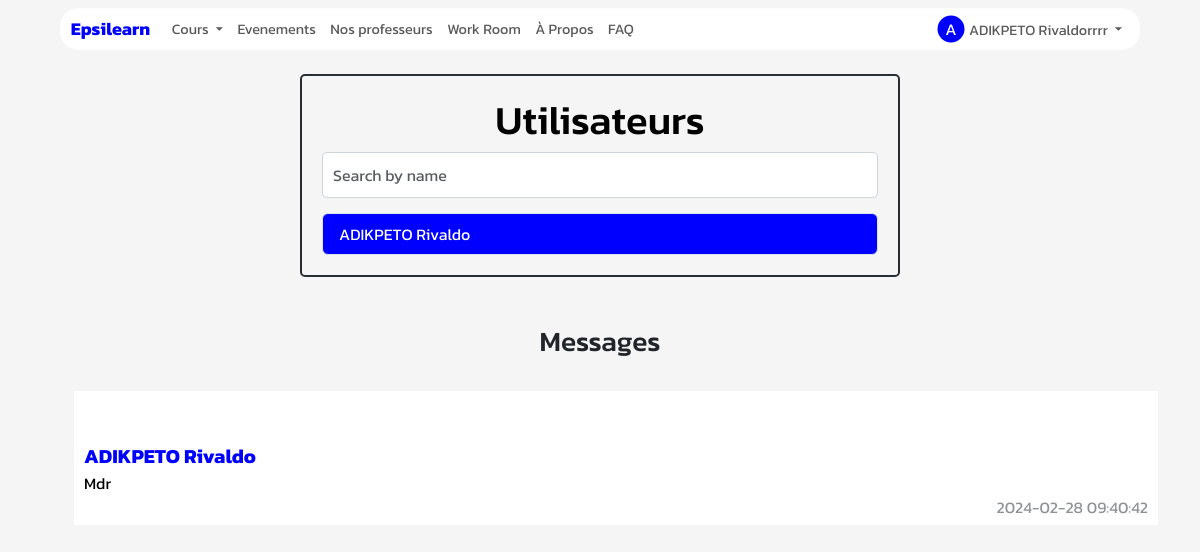
Screenshot of /users (signed in) with the database file from the repository.
### App/Models/models.py (models this page shows, shortened)
class User(db.Model):
    id = db.Column(db.Integer, primary_key=True)
    nom = db.Column(db.String(50))
    prenom = db.Column(db.String(50))
    nationalite = db.Column(db.String(50))
    mail = db.Column(db.String(50))
    code = db.Column(db.String(50))
    pseudo=db.Column(db.String(200))
    date_naiss=db.Column(db.DateTime)
    ter = db.Column(db.String(50),default="non")
    age=db.Column(db.Integer)
    confirmer = db.Column(db.String(50),default="non")
    mdp=db.Column(db.String(50))
    photo=db.Column(db.String(50),default="static/Profil/unknown.jpg")
    password_reset_token = db.Column(db.String(100))
    password_reset_expiration = db.Column(db.DateTime)
    role=db.Column(db.String(200))
    etudiant= db.relationship('Etudiant', backref='acces_etudiant', foreign_keys='Etudiant.id_user_e')
    prof= db.relationship('Prof', backref='acces_prof', foreign_keys='Prof.id_user_p')
    autre= db.relationship('Autre', backref='acces_autre', foreign_keys='Autre.id_user_a')

class Message(db.Model):
    id = db.Column(db.Integer, primary_key=True)
    contenu = db.Column(db.Text)
    date_envoi = db.Column(db.DateTime, default=datetime.utcnow)
    expediteur_id = db.Column(db.Integer, db.ForeignKey('user.id'))
    expediteur = db.relationship('User', backref='messages_envoyes', foreign_keys=[expediteur_id])
    destinataire_id = db.Column(db.Integer, db.ForeignKey('user.id'))
    destinataire = db.relationship('User', backref='messages_recus', foreign_keys=[destinataire_id])

### App/Main/routes_contact.py (the view)
@MainBp.route('/users')
@student_prof_login_required
def users():
    try:
        user_id = session.get('userid')
        if session.get('role')=="etudiant":
            users= User.query.join(Prof).filter(User.id != user_id).all()
        elif session.get('role')=="professeur":
            users= User.query.join(Etudiant).filter(User.id != user_id).all()
        else:
            raise PermissionError("Vous n'avez pas les permissions nécessaires pour accéder à cette page.")
        interactions = (
            db.session.query(User)
            .join(Message, (Message.expediteur_id == User.id) | (Message.destinataire_id == User.id))
            .filter((Message.expediteur_id == user_id) | (Message.destinataire_id == user_id))
            .distinct()
        )
        dernier_messages = {}
        for autre_utilisateur in interactions:
            dernier_message = (
                Message.query.filter(
                    ((Message.expediteur_id == user_id) & (Message.destinataire_id == autre_utilisateur.id)) |
                    ((Message.expediteur_id == autre_utilisateur.id) & (Message.destinataire_id == user_id))
                )
                .order_by(Message.date_envoi.desc())
                .first()
            )
            dernier_messages[autre_utilisateur] = dernier_message
    except PermissionError as e:
        return redirect(url_for('acces_interdit'))
    except:
        users=[]
        interactions=[]
        dernier_messages={}
    return render_template('users.html', users=users,user=user,dernier_messages=dernier_messages)

### App/Controllers/fonction.py (called while the page is built, shortened)
def get_current_user():
    _current_user=None
    if session.get("userid"):
        user=User.query.get(session.get("userid"))
        if user:
            _current_user=user
    return _current_user

def nombre_np():
    if session.get('role') in ["etudiant","professeur"]:
        np,_=notif(session.get("role"))
        nombre= np_nombre(us=np)
    else:
        nombre= np_nombre(us=0)
    return nombre

def nombre_nd():
    if session.get('role') in ["etudiant","professeur"]:
        _,nd=notif(session.get("role"))
        nombre= nd_nombre(us=nd)
    else:
        nd=0
        nombre= nd_nombre(us=nd)
    return nombre

### App/Decorators/__init__.py (called while the page is built)
def student_prof_login_required(f):
    @wraps(f)
    def _student_prof_login_required(*args,**kwargs):
        if "role" in session and session.get('role') in ["professeur", "etudiant"]:
            return f(*args,**kwargs)
        else:
            return redirect(url_for('Main.connexion'))
    return _student_prof_login_required

### App/Main/routes_home.py (called while the page is built)
@MainBp.app_context_processor
def inject_param():
    return dict(current_user=current_user,np=np,nd=nd,n_stud=n_stud,user_type=session.get("role"))

### app.py (called while the page is built)
@app.after_request
def set_secure_headers(response):
    response.headers['X-Content-Type-Options'] = 'nosniff'
    response.headers['X-Frame-Options'] = 'SAMEORIGIN'
    response.headers['X-XSS-Protection'] = '1; mode=block'
    return response

@app.before_request
def update_session_time():
    if user.id not in processed_requests and user.id is not None:
        last_activity_key = f'last_activity:{user.id}'
        redis_store.set(last_activity_key, datetime.now().strftime('%Y-%m-%d %H:%M:%S'), ex=3)
        session['online_users'] = len(redis_store.keys('last_activity:*'))
        processed_requests[user.id] = True

### App/Main/templates/users.html (shortened to what this page needs)
{% extends "base.html" %}
{% block content %}
    <div style="height: 10px;"></div>
    <div class="container style mt-4">
        <h1 style="color: rgb(0, 0, 0);">Utilisateurs</h1>
        <div class="form-group">
            <input type="text" class="form-control" id="search" placeholder="Search by name">
        </div>
        <ul id="user-list-panel" class="list-group">
            {% for us in users %}
                <li class="list-group-item" style="background-color: blue;color: white;">
                    <a href="{{ url_for('Main.conversation', user_id=us.id) }}" style="text-decoration: none;color: white;">{{ us.nom }} {{ us.prenom }}</a>
                </li>
            {% endfor %}
        </ul>
    </div>
    <br>
    <br>
    <div class="container">
        <h3 style="text-align: center;">Messages</h3>
        <br>
        <ul>
            {% for autre_utilisateur, dernier_message in dernier_messages.items() %}
            <li class="msglist" style="padding: 10px;padding-bottom: 30px;" onclick="window.location.href='{{ url_for('Main.conversation', user_id=autre_utilisateur.id) }}';">
                {% if dernier_message %}
                <span style="font-weight: bold;color: blue;font-size: 20px;">{{ autre_utilisateur.nom }} {{ autre_utilisateur.prenom }}</span>
                <br>
                <span style="color: rgb(0, 0, 0);">{{ dernier_message.contenu }}</span>
                <br>
                 <span style="float: right;opacity: 0.5;margin-bottom: 10px;">{{ dernier_message.date_envoi.strftime('%Y-%m-%d %H:%M:%S') }}</span>
                {% endif %}
            </li>
            {% endfor %}
        </ul>
    </div>
{% endblock %}

### App/Main/templates/base.html (shortened to what this page needs)
<!DOCTYPE html>
<html>
<head>
    <link href="https://cdn.jsdelivr.net/npm/bootstrap@5.3.0/dist/css/bootstrap.min.css" rel="stylesheet">
    <link
    rel="stylesheet"
    href="https://pro.fontawesome.com/releases/v5.10.0/css/all.css"
  />
  <link rel="stylesheet" href="https://cdnjs.cloudflare.com/ajax/libs/animate.css/4.1.1/animate.min.css">
</head>
<body style="font-family: 'Kanit';">
 <div class="page-content hidden">
    {% block nav %}
    <nav class="navbar navbar-expand-lg navbar-light bg-transparent " style="display: flex;justify-content: center; height: 40px;scale: 0.9;z-index: 9999999999999999999999;" >
        <div class="container-fluid text-center" style="background-color: rgb(255, 255, 255);border-radius: 20px;z-index: 9;opacity: 1;margin-top: 20px;padding: 0 12px;">
            <a class="navbar-brand" href="/accueil" style="color: blue;">Epsilearn</a>
            <div class="collapse navbar-collapse" id="navbarNav">
                <ul class="navbar-nav" style="z-index: 99999999999999999;">
                    {% if user_type == 'professeur' %}
                    {% if np.us>0 %}
                    <style>
                        #prg{
                            color: brown;
                            font-weight: bold;
                        }
                    </style>
                    {% endif %}
                    {% if nd.us > 0 %}
                    <style>
                        #dmd{
                            color: brown;
                            font-weight: bold;
                        }
                    </style>
                    {% endif %}
                    <li class="nav-item dropdown" >
                        <a class="nav-link dropdown-toggle" href="#" id="navbarDropdownMenuLink" role="button" data-bs-toggle="dropdown" aria-expanded="false">
                            Cours
                        </a>
                        <ul class="dropdown-menu" aria-labelledby="navbarDropdownMenuLink">
                            <li><a id="prg" class="dropdown-item" href="/programme">Programmes{% if np.us > 0 %}({{np.us}}){% endif %}</a></li>
                            <li><a id="dmd" class="dropdown-item" href="/demande">Demandes{% if nd.us > 0 %}({{nd.us}}){% endif %}</a></li>
                            <li><a class="dropdown-item" href="/offre">Offres</a></li>
                            <li><a class="dropdown-item" href="/cours-crees">Mes services</a></li>
                        </ul>
                    </li>
                    <li class="nav-item">
                        <a class="nav-link" id="evenement" href="/evenement">Evenements</a>
                    </li>
                    <li class="nav-item">
                        <a class="nav-link"  id="workroom" href="/chambrepomodoro">Work Room</a>
                    </li>
                    <li class="nav-item">
                        <a class="nav-link" id="about"  href="/about">À Propos</a>
                    </li>
                    <li class="nav-item">
                        <a class="nav-link" id="faq"  href="/faq">FAQ</a>
                    </li>
                    {% elif user_type == 'etudiant' %}
                    <li class="nav-item dropdown">
                        <a class="nav-link dropdown-toggle"  href="#" id="navbarDropdownMenuLink"  role="button" data-bs-toggle="dropdown" aria-expanded="false">
                            Cours
                        </a>
                    </li>
                    <li class="nav-item">
                        <a class="nav-link" id="evenement" href="/evenement">Evenements</a>
                    </li>
                    <li class="nav-item">
                      <a class="nav-link" id="listeprof" href="/listeprof">Nos professeurs</a>
                  </li>
                  <li class="nav-item">
                    <a class="nav-link"  id="workroom" href="/chambrepomodoro">Work Room</a>
                  </li>
                <li class="nav-item">
                    <a class="nav-link" id="about" href="/about">À Propos</a>
                </li>
                  <li class="nav-item">
                    <a class="nav-link" id="faq"  href="/faq">FAQ</a>
                </li>
                    {% endif %}
                </ul>
                <ul class="navbar-nav ms-auto">
                    {% if current_user %}
                    <li class="nav-item dropdown">
                        <a class="nav-link dropdown-toggle" href="#" id="navbarDropdownMenuLink2" role="button" data-bs-toggle="dropdown" aria-expanded="false">
                            <span class="user-initials">{{ current_user.nom|first }}</span>{{ current_user.nom }} {{ current_user.prenom }}
                        </a>
                    </li>
                    {% endif %}
                </ul>
            </div>
        </div>
    </nav>
    {% endblock %}
    <div  style="font-family:'Kanit';overflow-x:hidden;overflow-y: hidden;">
        {% block content %}
        {% endblock %}
    </div>
</div>
</body>
</html>

### App/Main/templates/base.html (style rules this page uses)
.loaded .page-content { display: block; }
.navbar-brand { font-weight: bold; }
.user-initials { width: 30px; height: 30px; border-radius: 50%; background-color: blue; color: #ffffff; font-size: 18px; display: inline-flex; align-items: center; justify-content: center; margin-right: 5px; text-transform: uppercase; }

### App/Main/templates/users.html (style rules this page uses)
body { background-color: #f5f5f5; }
.style { max-width: 600px; margin: 0 auto; border: 2px solid #2a2d33; border-radius: 5px; background-color: transparent; padding: 20px; }
h1 { text-align: center; }
#search { width: 100%; padding: 10px; font-size: 16px; border: 1px solid #ced4da; border-radius: 5px; margin-bottom: 15px; }
#user-list-panel { max-height: 320px; overflow-y: auto; }
.list-group-item { cursor: pointer; transition: background-color 0.2s; }
ul { list-style: none; }
.msglist { background-color: rgb(255, 255, 255); }

### rows the page displays
User: nom|first "A", nom "ADIKPETO", prenom "Rivaldorrrr"
User: nom "ADIKPETO", prenom "Rivaldo", contenu "Mdr", date_envoi "2024-02-28 09:40:42"
